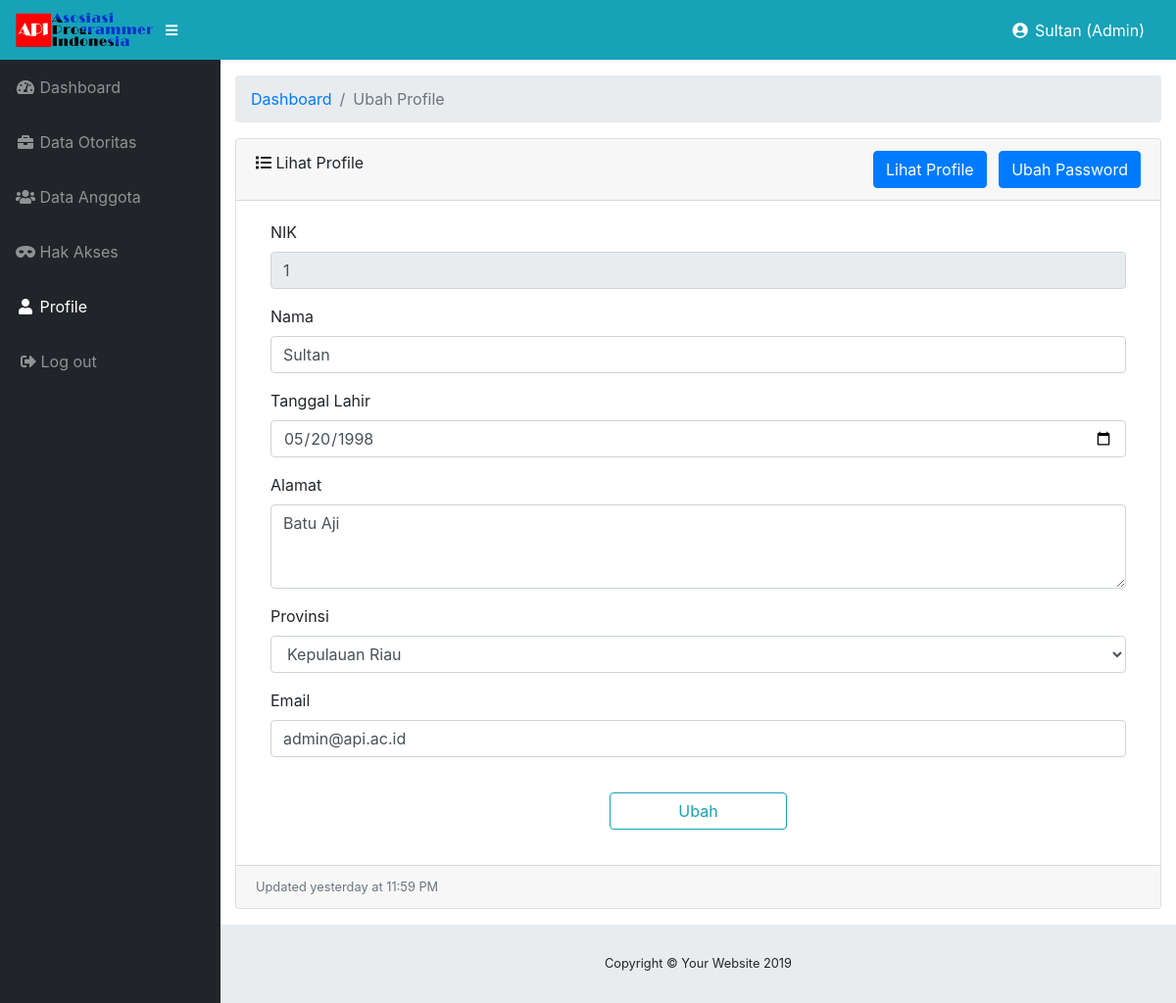
/admin/profile.php (signed in), run on the app's committed database.
### tables this page shows
CREATE TABLE `pengguna` (
  `nik` int(10) NOT NULL,
  `nama` varchar(40) NOT NULL,
  `ttl` date NOT NULL,
  `alamat` varchar(100) NOT NULL,
  `provinsi` varchar(30) NOT NULL,
  `email` varchar(100) DEFAULT NULL,
  `bln_join` varchar(20) NOT NULL,
  `thn_join` int(4) NOT NULL
);

### admin/profile.php (the view, shortened to what this page needs)
<!DOCTYPE html>
<html lang="en">
<head>
  <?php
    $nik = $_SESSION['nik'];
  ?>
  <link href="../vendor/fontawesome-free/css/all.min.css" rel="stylesheet" type="text/css">
  <link href="../vendor/datatables/dataTables.bootstrap4.css" rel="stylesheet">
  <link href="../style/sb-admin.css" rel="stylesheet">
</head>
<body id="page-top">
  <nav class="navbar navbar-expand navbar-dark bg-info static-top">
  <a class="navbar-brand mr-1" href="index.html"><img src="../img/logo1.png" height="35px" style="background-color:whte;"></a>
    <button class="btn btn-link btn-sm text-white order-1 order-sm-0" id="sidebarToggle" href="#">
      <i class="fas fa-bars"></i>
    </button>
    <div class="navbar ml-auto text-white">
      <i class="fas fa-fw fa-user-circle" style="margin-right:5px"></i>
        <?php
          echo $_SESSION['nama']. " (". $_SESSION['akses'].")";
        ?>
    </div>
  </nav>
  <div id="wrapper">
    <ul class="sidebar navbar-nav">
      <li class="nav-item">
        <a class="nav-link" href="index.php">
          <i class="fas fa-fw fa-tachometer-alt"></i>
          <span>Dashboard</span>
        </a>
      </li>
      <li class="nav-item">
        <a class="nav-link" href="otoritas.php">
          <i class="fas fa-fw fa-briefcase"></i>
          <span>Data Otoritas</span></a>
      </li>
      <li class="nav-item">
        <a class="nav-link" href="anggota.php">
          <i class="fas fa-fw fa-users"></i>
          <span>Data Anggota</span></a>
      </li>
      <li class="nav-item">
        <a class="nav-link" href="hak_akses.php">
          <i class="fas fa-fw fa-mask"></i>
          <span>Hak Akses</span></a>
      </li>
      <li class="nav-item active">
        <a class="nav-link" href="detail.php">
          <i class="fas fa-fw fa-user"></i>
          <span>Profile</span></a>
      </li>
      <li class="nav-item">
        <a class="nav-link" href="../logout.php">
          <i class="fas fa-sign-out-alt" style="margin-left:5px"></i>
          <span>Log out</span></a>
      </li>
    </ul>
    <div id="content-wrapper">
      <div class="container-fluid">
        <ol class="breadcrumb">
          <li class="breadcrumb-item">
            <a href="index.php">Dashboard</a>
          </li>
          <li class="breadcrumb-item active">Ubah Profile</li>
        </ol>
        <div class="card mb-3">
        <div class="card-header inline-block">
            <i class="fas fa-list"></i>
            Lihat Profile
              <div style="float:right">
              <a href="detail.php" class="btn btn-primary mr-2">Lihat Profile</a>
              <a href="user_password.php" class="btn btn-primary">Ubah Password</a>
              </div>
          </div>
          <div class="card-body">
          <?php
            include "../koneksi.php";
            $query = mysqli_query($conn, "select * from pengguna where nik='$nik'");
            $data = mysqli_fetch_array($query);
          ?>
          <form class="form-horizontal" action="ubah_profile.php" method="POST">
            <div class="form-group">
              <label class="control-label col-sm-2" for="nik">NIK</label>
              <div class="col-sm-12">
                <input type="number" class="form-control" id="nik"
                  value=<?php echo $data['nik']; ?> disabled>
              </div>
            </div>
            <div class="form-group">
              <label class="control-label col-sm-2" for="nama">Nama</label>
              <div class="col-sm-12">
                <input type="text" class="form-control" name="nama"
                  value=<?php echo $data['nama']; ?> >
              </div>
            </div>
            <div class="form-group">
              <label class="control-label col-sm-2" for="ttl">Tanggal Lahir</label>
              <div class="col-sm-12">
                <input type="date" class="form-control" name="ttl"
                  value=<?php echo $data['ttl']; ?> >
              </div>
            </div>
            <div class="form-group">
              <label class="control-label col-sm-2" for="alamat">Alamat</label>
              <div class="col-sm-12">
                <textarea class="form-control" cols="30" rows="3" name=alamat><?php
                  echo $data['alamat']; ?></textarea>
              </div>
            </div>
            <div class="form-group">
              <label class="control-label col-sm-2" for="provinsi">Provinsi</label>
              <div class="col-sm-12">
                <select name="provinsi" class="form-control">
                  <option value="<?php echo $data['provinsi']; ?>" selected><?php echo $data['provinsi']; ?></option>
                 </select>
              </div>
            </div>
            <div class="form-group">
              <label class="control-label col-sm-2" for="email">Email</label>
              <div class="col-sm-12">
                <input type="email" class="form-control" name="email"
                  value=<?php echo $data['email']; ?> >
              </div>
            </div>
            <div class="form-group">
            <button type="submit" class="btn btn-outline-info tmbl">Ubah </button>
            </div>
          </form>
          </div>
          <div class="card-footer small text-muted">Updated yesterday at 11:59 PM</div>
        </div>
      </div>
      <footer class="sticky-footer">
        <div class="container my-auto">
          <div class="copyright text-center my-auto">
            <span>Copyright © Your Website 2019</span>
          </div>
        </div>
      </footer>
    </div>
  </div>
</body>
</html>

### admin/profile.php (style rules this page uses)
.tmbl { width:20%; margin-top: 20px; margin-left: 40%; }

### data on the page
pengguna: nik "1", nama "Sultan", ttl "05/20/1998", alamat "Batu Aji", provinsi "Kepulauan Riau", email "admin@api.ac.id"

### other printed values
$_SESSION['nama'] "Sultan"
$_SESSION['akses'] "Admin"
